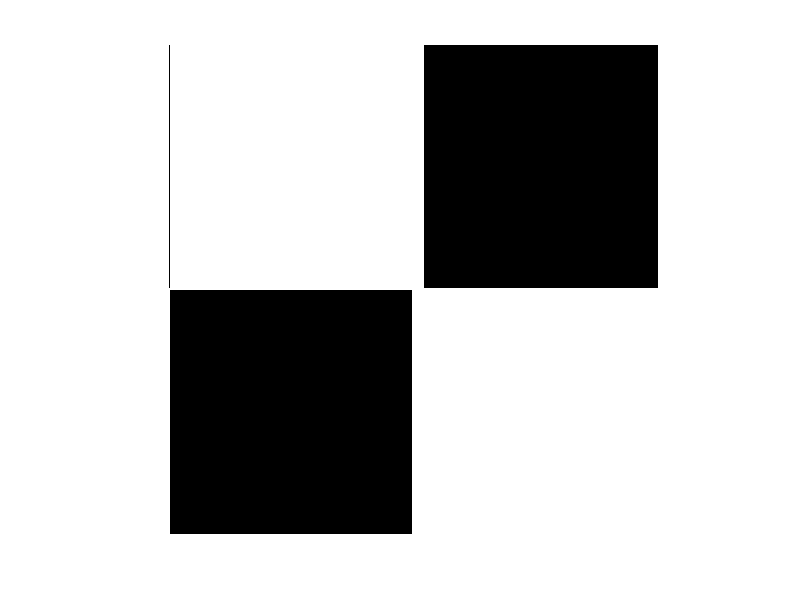

The MATLAB script that drew this image: (Note: this script raises an error after producing the figure.)
% video feedback
%parameters
imgsize = 256;
framenum = 1000;
scale = .3;
disp=1;
write_video=1;
exponent = 1.5;
a=0.2;
theta = 91;
zoom_scale = 1.00;
thresh_high=0.9;
thresh_low = 0;
p_size = 1;
thickness = 5;
%%%%%%%%%%%%%%%%%%%%%%%%%%%%%%%

im_init = zeros(imgsize);

% make line
offset = 0;
im_half = round(imgsize/2);

im_init(1:imgsize,im_half+offset:im_half+offset+thickness) = 1;
% %make box
im_init(im_half:end,im_half:end) = 1;
im_init(1:im_half,1:im_half) = 1;

% im_init = rand(imgsize);

imshow(im_init)
im_input = imrotate(im_init,10,'crop');


%filter
% X = fspecial('sobel');

X = [a a a; a 1-a a; a a a];
% X = [0 a 0;a 10*a a;0 a 0];
shift = 6;
shiftSize=im_half-shift;

im_diff = round(imgsize*zoom_scale)-imgsize;
im_start = round(im_diff/2);
vr = VideoWriter('test1.avi');
video_out = zeros(imgsize,imgsize,framenum);


for i=1:framenum
    if ~mod(i,100)
        fprintf('%d\n',i)
    end
%     theta = i;
    im_out = imrotate(im_input,theta, 'bilinear', 'crop');
    %shift
%     imshift = im_out(im_half+shift:im_half+shiftSize+shift,im_half+shift:im_half+shiftSize+shift);
%     im_out(im_half:im_half+shiftSize,im_half:im_half+shiftSize) = imshift;

    %zoom
    im_large = imresize(im_out,zoom_scale);
    im_out = im_large(im_start+1:imgsize+im_start,im_start+1:imgsize+im_start);
    im_out = single(abs(im_out));
    im_out=imfilter(im_out.^exponent,X);
    
    m=max(im_out);
    mm=max(m);
    %perturbation
    if ~mod(i,15)
%         im_out(im_half,im_start+1:imgsize)=1;
% %         theta=-theta;
        im_out = imtransform(im_out,tf);
        im_out(imgsize+1:end,:)=[];
        im_out(:,imgsize+1:end)=[];
    end
%     
%     
%     im_out = im_out./mm;
%     im_out(im_out>thresh_high)=1;
%     im_out(im_out<thresh_low)=0;
    im_input = normc(im_out+scale*im_input);
    im_input = normr(im_input);
    im_input = imadjust(im_input);
%     im_input = im_out+scale*im_input;
    if disp==1
        
        imshow(im_out,[]);
    end
    video_out(:,:,i) = im_out;
    
end
if write_video==1
    m=max(video_out);
    mm=max(m);
    mmm=max(mm)
    video_out = video_out./mmm;
    vr = VideoWriter('1_3.mp4','MPEG-4');
    open(vr);
    for i=1:framenum
        writeVideo(vr,video_out(:,:,i));
    end
    close(vr);
end